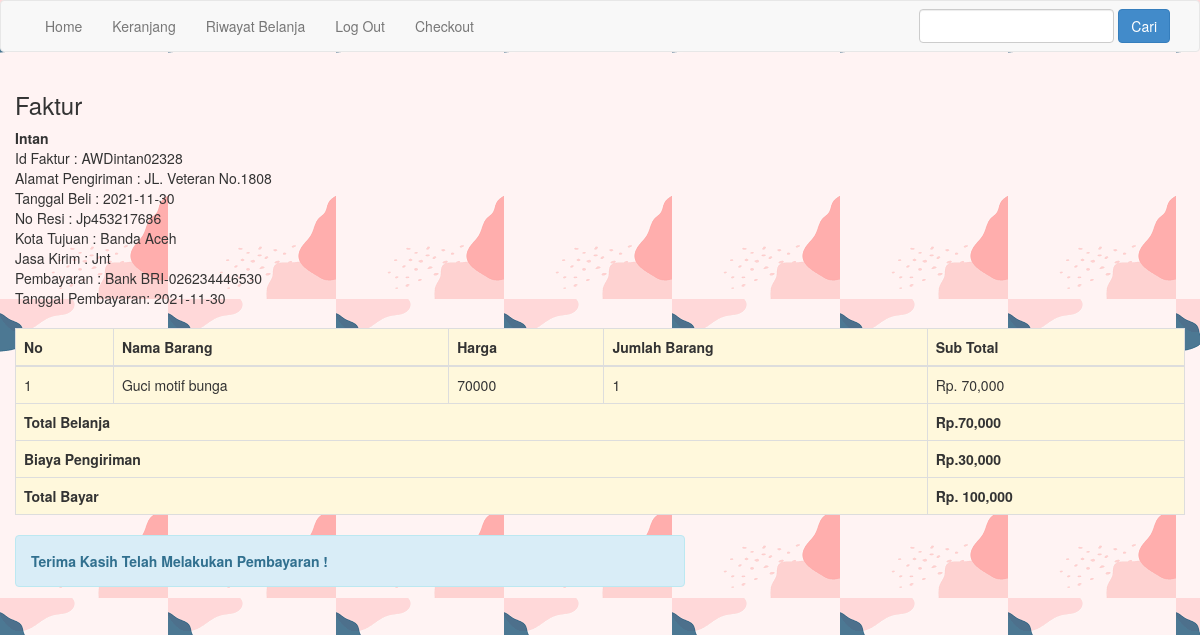
/faktur2.php?id=AWDintan02328 (signed in), run on the app's committed database.
### tables this page shows
CREATE TABLE `faktur` (
  `id_faktur` varchar(20) NOT NULL,
  `tgl_beli` date NOT NULL,
  `total` int(11) NOT NULL,
  `username` varchar(11) NOT NULL,
  `id_pengiriman` varchar(11) NOT NULL,
  `id_bayar` varchar(11) NOT NULL,
  `id_statbayar` varchar(11) NOT NULL,
  `id_statproses` varchar(11) NOT NULL,
  `penilaian_produk` varchar(500) NOT NULL,
  `bintang` varchar(10) NOT NULL,
  `bukti_pembayaran` varchar(100) NOT NULL,
  `tanggal_pembayaran` varchar(20) NOT NULL,
  `no_resi` varchar(20) NOT NULL
);

CREATE TABLE `customer` (
  `username` varchar(11) NOT NULL,
  `pass` varchar(11) NOT NULL,
  `nama_customer` varchar(20) NOT NULL,
  `alamat` varchar(30) NOT NULL,
  `kota` varchar(20) NOT NULL,
  `no_hp` varchar(13) NOT NULL
);

CREATE TABLE `tujuan_kirim` (
  `id_tujuan` varchar(11) NOT NULL,
  `nama_tujuan` varchar(11) NOT NULL
);

CREATE TABLE `jasa_kirim` (
  `id_jasakirim` varchar(11) NOT NULL,
  `nama_jasakirim` varchar(11) NOT NULL
);

CREATE TABLE `pembayaran` (
  `id_bayar` varchar(11) NOT NULL,
  `nama_bayar` varchar(20) NOT NULL,
  `ket_bayar` varchar(20) NOT NULL
);

CREATE TABLE `transaksi` (
  `id_faktur` varchar(20) NOT NULL,
  `id_barang` varchar(11) NOT NULL,
  `qty` int(11) NOT NULL
);

CREATE TABLE `barang` (
  `id_barang` varchar(11) NOT NULL,
  `nama_barang` varchar(30) NOT NULL,
  `photo` varchar(100) NOT NULL,
  `harga` int(11) NOT NULL,
  `stok` int(11) NOT NULL,
  `id_jenis` varchar(11) NOT NULL,
  `id_kategori` varchar(11) NOT NULL,
  `id_satuan` varchar(11) NOT NULL,
  `id_ukuran` varchar(11) NOT NULL
);

CREATE TABLE `pengiriman` (
  `id_pengiriman` varchar(11) NOT NULL,
  `id_jasakirim` varchar(11) NOT NULL,
  `id_lamakirim` varchar(11) NOT NULL,
  `id_tujuan` varchar(11) NOT NULL,
  `tarif` int(11) NOT NULL
);

### faktur2.php (the view, shortened to what this page needs)
<?php $koneksi=new mysqli("localhost","root","","awalldecoration_store");
?>
<!DOCTYPE html>
<html>
<head>
	<link rel="stylesheet" href="admin/assets/css/bootstrap.css">
</head>
<BODY STYLE="BACKGROUND-IMAGE:URL(faktur.PNG)">
<?php include'menu.php'?>
<section class="konten>
	<div class="container">
<div class="col-lg-12">
	<h3> Faktur </h3>
<?php
$ambil= $koneksi->query("SELECT * FROM faktur JOIN customer
						ON faktur.username=customer.username
						WHERE faktur.id_faktur='$_GET[id]'");
$detail = $ambil->fetch_assoc();
?>
<strong><?php echo $detail['nama_customer'];?></strong><br>
Id Faktur          : <?php echo $detail['id_faktur'];?><br>
Alamat Pengiriman  : <?php echo $detail['alamat']?> <br>
Tanggal	Beli       : <?php echo $detail['tgl_beli']; ?> <br>
<?php
$ambill= $koneksi->query("SELECT * FROM faktur JOIN pengiriman
						ON faktur.id_pengiriman=pengiriman.id_pengiriman JOIN tujuan_kirim
						ON pengiriman.id_tujuan=tujuan_kirim.id_tujuan JOIN jasa_kirim
						ON pengiriman.id_jasakirim=jasa_kirim.id_jasakirim JOIN pembayaran ON faktur.id_bayar=pembayaran.id_bayar
						WHERE faktur.id_faktur='$_GET[id]'");
$detaill = $ambill->fetch_assoc();
?>
No Resi 		  : <?php echo $detaill["no_resi"]; ?> <br>
Kota Tujuan       : <?php echo $detaill["nama_tujuan"]; ?> <br>
Jasa Kirim	      : <?php echo $detaill["nama_jasakirim"]; ?> <br>
Pembayaran        : <?php echo $detaill["nama_bayar"]; ?>-<?php echo $detaill["ket_bayar"]; ?> <br>
Tanggal	Pembayaran: <?php echo $detail['tanggal_pembayaran']; ?> <br> <br>
<table class="table table-bordered" style="background-color:cornsilk;">
	<thead>
		<tr>
			<th> No </th>
			<th> Nama Barang </th>
			<th> Harga </th>
			<th> Jumlah Barang </th>
			<th> Sub Total </th>
		</tr>
	</thead>
	<tbody>
		<?php $nomor=1; ?>
		<?php $totalbelanja=0;?>
		<?php $qty1=0;?>
		<?php $ambil=$koneksi->query("SELECT * FROM transaksi JOIN barang ON transaksi.id_barang=barang.id_barang
		WHERE transaksi.id_faktur='$_GET[id]'");?>
		<?php while($pecah=$ambil->fetch_assoc()){ ?>
		<tr>
			<td><?php echo $nomor; ?> </td>
			<td><?php echo $pecah['nama_barang']; ?> </td>
			<td><?php echo $pecah['harga']; ?></td>
			<td><?php echo $pecah['qty']; ?></td>
			<td>
				Rp. <?php echo number_format($pecah['harga']*$pecah['qty']); ?> </td>
		</tr>
		<?php $qty1+= $pecah['qty']; ?>
		<?php $totalbelanja+=($pecah['harga']*$pecah['qty']);?>
		<?php $nomor++ ?>
		<?php } ?>
	</tbody>
				<tfoot>
				<tr>
					<th colspan="4"> Total Belanja</th>
					<th>Rp.<?php echo number_format( $totalbelanja)?>
				</tr>
				<tr>
					<th colspan="4"> Biaya Pengiriman</th>
					<th>Rp.<?php echo number_format( $detaill["tarif"]*$qty1); ?>
				</tr>
				<tr>
					<th colspan="4"> Total Bayar</th>
					<th>Rp. <?php echo number_format($detail['total']);?></th>
				</tr>
			</tfoot>
</table>
<div class="row">
		<div class="col-md-7">
			<div class="alert alert-info">
				<p>
					<strong> Terima Kasih Telah Melakukan Pembayaran ! </strong>
				</p>
			</div>
		</div>
</div>
</div>
</section>

### data on the page
faktur: username.nama_customer "Intan", id_faktur "AWDintan02328", username.alamat "JL. Veteran No.1808", tgl_beli "2021-11-30", no_resi "Jp453217686", tujuan_kirim.nama_tujuan "Banda Aceh", jasa_kirim.nama_jasakirim "Jnt", id_bayar.nama_bayar "Bank BRI", id_bayar.ket_bayar "026234446530", tanggal_pembayaran "2021-11-30", $detaill['tarif']*$qty1 "30,000", total "100,000"
transaksi: id_barang.nama_barang "Guci motif bunga", id_barang.harga "70000", qty "1", $pecah['harga']*$pecah['qty'] "70,000"

### other printed values
$totalbelanja "70,000"
